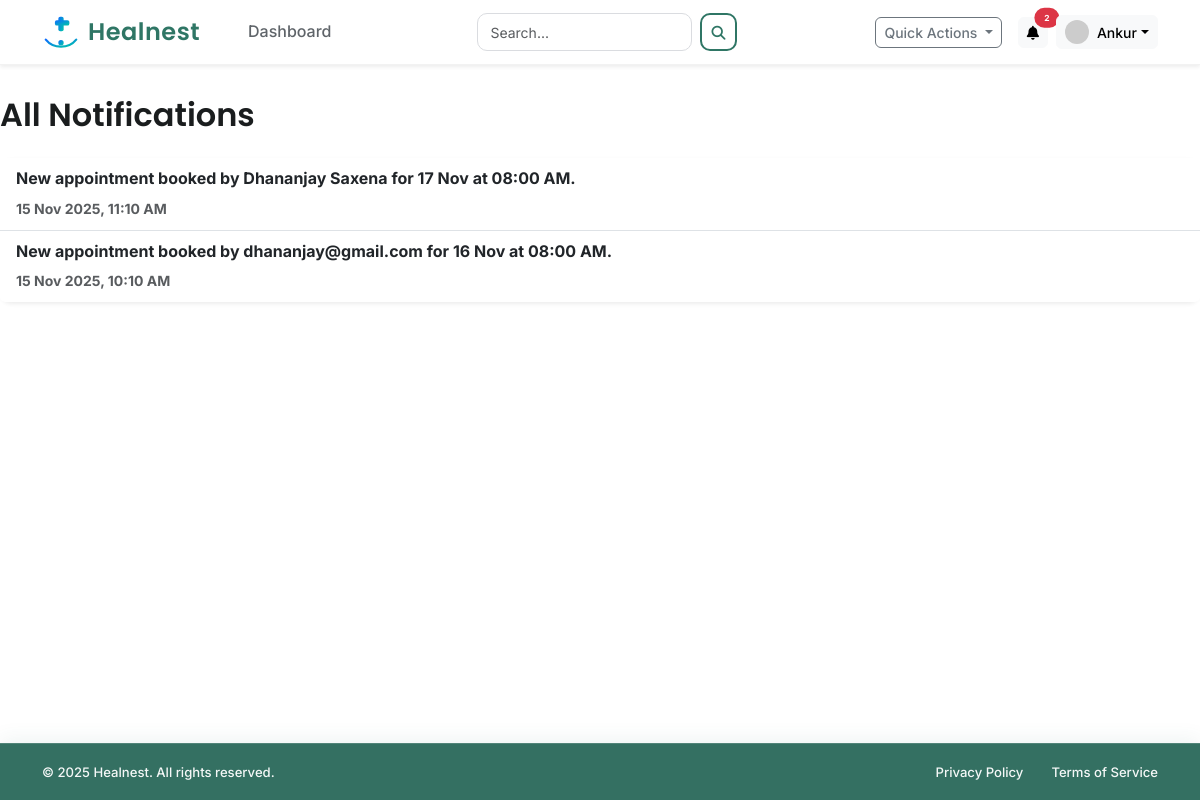
The app's page /notifications (signed in), older data.
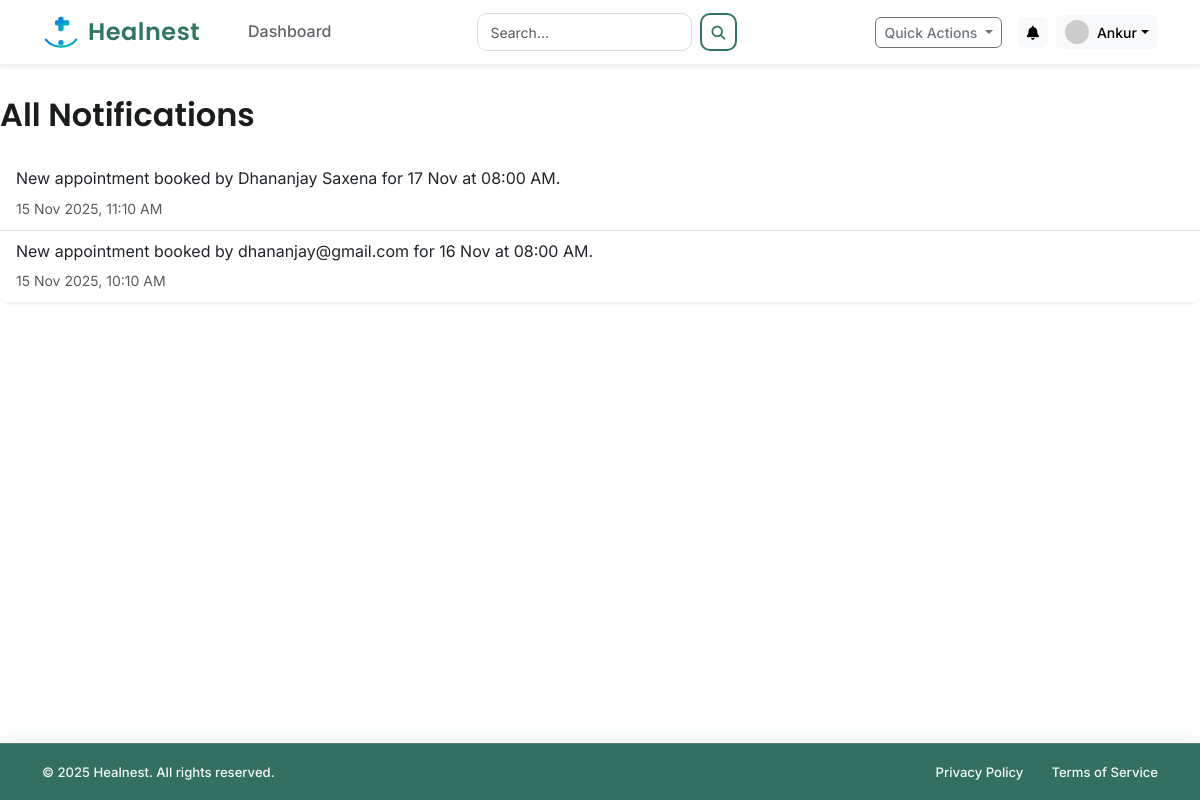
The same page, newer data.
### app/models.py (models this page shows)
class Notification(db.Model):
    __tablename__ = 'notification'
    id = db.Column(db.Integer, primary_key=True)
    user_id = db.Column(db.Integer, db.ForeignKey('user.id'), nullable=False)
    message = db.Column(db.Text, nullable=False)
    is_read = db.Column(db.Boolean, default=False)
    created_at = db.Column(db.DateTime, default=datetime.utcnow)

### app/routes/main_routes.py (the view)
@main_bp.route('/notifications')
@login_required
def notifications():
    all_notifications = Notification.query.filter_by(user_id=current_user.id).order_by(Notification.created_at.desc()).all()
    for notification in current_user.notifications:
        notification.is_read = True
    db.session.commit()
    return render_template('notifications.html', title='My Notifications', notifications=all_notifications)

### app/__init__.py (called while the page is built)
@app.context_processor
def inject_notifications():
    if current_user.is_authenticated:
        unread_notifications = Notification.query.filter_by(user_id=current_user.id, is_read=False).order_by(Notification.created_at.desc()).limit(5).all()
        notification_count = Notification.query.filter_by(user_id=current_user.id, is_read=False).count()
        return dict(unread_notifications=unread_notifications, notification_count=notification_count)
    return dict(unread_notifications=[], notification_count=0)

@app.context_processor
def inject_notifications():
    if current_user.is_authenticated:
        unread_notifications = Notification.query.filter_by(user_id=current_user.id, is_read=False).order_by(Notification.created_at.desc()).limit(5).all()
        notification_count = Notification.query.filter_by(user_id=current_user.id, is_read=False).count()
        return dict(unread_notifications=unread_notifications, notification_count=notification_count)
    return dict(unread_notifications=[], notification_count=0)

### app/models.py (called while the page is built)
@login_manager.user_loader
def load_user(user_id):
    return User.query.get(int(user_id))

### app/templates/notifications.html
{% extends "layout.html" %}
{% block content %}
    <h2 class="mb-4">All Notifications</h2>
    <div class="card shadow-sm">
        <ul class="list-group list-group-flush">
            {% for notification in notifications %}
            <li class="list-group-item {% if not notification.is_read %}fw-bold{% endif %}">
                <p class="mb-1">{{ notification.message }}</p>
                <small class="text-muted">{{ notification.created_at.strftime('%d %b %Y, %I:%M %p') }}</small>
            </li>
            {% else %}
            <li class="list-group-item text-center text-muted">You have no notifications.</li>
            {% endfor %}
        </ul>
    </div>
{% endblock content %}

### app/templates/layout.html (shortened to what the changed rows need)
<!DOCTYPE html>
<html lang="en">
<head>
    <link href="https://cdn.jsdelivr.net/npm/bootstrap@5.3.3/dist/css/bootstrap.min.css" rel="stylesheet">
    <link rel="stylesheet" href="https://cdnjs.cloudflare.com/ajax/libs/font-awesome/6.5.2/css/all.min.css">
    <link rel="stylesheet" href="{{ url_for('static', filename='css/style.css') }}">
    <link rel="stylesheet" href="{{ url_for('static', filename='css/layout.css') }}">
</head>
<body id="page-top" class="{% if current_user.is_authenticated %}bg-dashboard{% else %}bg-light{% endif %}">
    <nav class="navbar navbar-expand-lg fixed-top bg-white shadow-sm py-2">
        <div class="container">
            <div class="collapse navbar-collapse" id="navbarNavDropdown">
                <div class="d-flex align-items-center ms-auto">
                    {% if current_user.is_authenticated %}
                    <div class="dropdown me-2">
                        <button class="btn btn-sm btn-light position-relative" type="button" data-bs-toggle="dropdown"
                            aria-expanded="false" aria-label="Notifications">
                            <i class="fas fa-bell"></i>
                            {% if notification_count > 0 %}
                            <span
                                class="position-absolute top-0 start-100 translate-middle badge rounded-pill bg-danger"
                                style="font-size: 0.6em;">
                                {{ notification_count }}
                            </span>
                            {% endif %}
                        </button>
                    </div>
                    {% else %}
                    <a href="{{ url_for('main.login') }}" class="btn-login me-2">Login</a>
                    <a href="{{ url_for('main.register') }}" class="btn-signup">Sign Up</a>
                    {% endif %}
                </div>
            </div>
        </div>
    </nav>
    <main class="flex-shrink-0 py-4">
        {% block content %}{% endblock %}
    </main>
</body>
</html>

Row changes from the older to the newer data that the page shows:
changed Notification "New appointment booked by Dhananjay Saxena for 17 Nov at 08:00 AM.": is_read False → True (drawn)
changed Notification "New appointment booked by dhananjay@gmail.com for 16 Nov at 08:00 AM.": is_read False → True (drawn)
Text that changed along with them:
{{ notification_count }}: "2" → (not shown)
